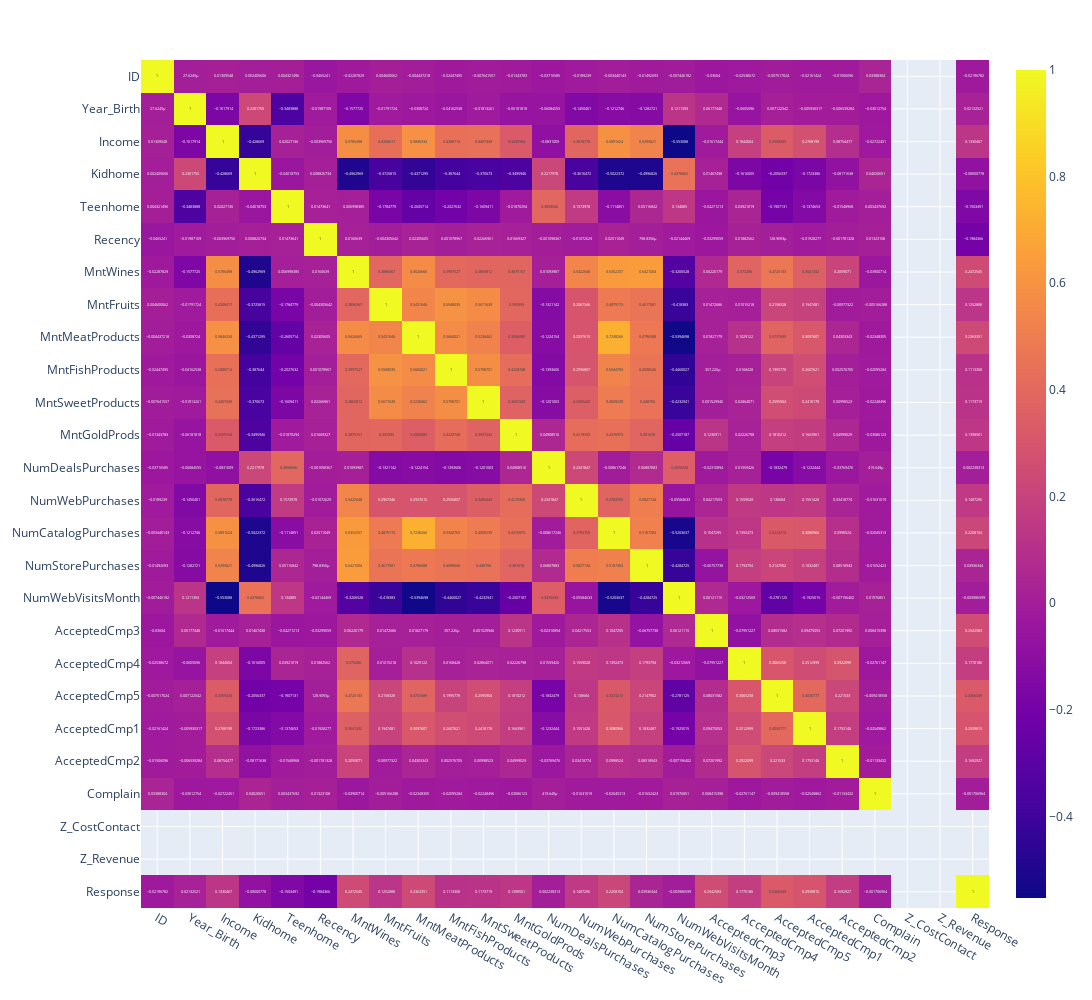

The notebook cell this image was saved under:
### Code cell
# Melihat korelasi dengan Heatmap
fig = px.imshow(df_corr, text_auto=True, aspect='Auto', width=1100, height=1000)
fig.show(renderer='jupyterlab')

### Figure 1 — Plotly figure (JSON) as saved in the notebook; plotly's stock layout.template omitted (floating-point values rounded to 4 significant figures; data arrays with more than 128 entries replaced by an {"elided": "..."} marker saying what was removed)
{"data": [{"coloraxis": "coloraxis", "hovertemplate": "x: %{x}<br>y: %{y}<br>color: %{z}<extra></extra>", "name": "0", "texttemplate": "%{z}", "type": "heatmap", "x": ["ID", "Year_Birth", "Income", "Kidhome", "Teenhome", "Recency", "MntWines", "MntFruits", "MntMeatProducts", "MntFishProducts", "MntSweetProducts", "MntGoldProds", "NumDealsPurchases", "NumWebPurchases", "NumCatalogPurchases", "NumStorePurchases", "NumWebVisitsMonth", "AcceptedCmp3", "AcceptedCmp4", "AcceptedCmp5", "AcceptedCmp1", "AcceptedCmp2", "Complain", "Z_CostContact", "Z_Revenue", "Response"], "xaxis": "x", "y": ["ID", "Year_Birth", "Income", "Kidhome", "Teenhome", "Recency", "MntWines", "MntFruits", "MntMeatProducts", "MntFishProducts", "MntSweetProducts", "MntGoldProds", "NumDealsPurchases", "NumWebPurchases", "NumCatalogPurchases", "NumStorePurchases", "NumWebVisitsMonth", "AcceptedCmp3", "AcceptedCmp4", "AcceptedCmp5", "AcceptedCmp1", "AcceptedCmp2", "Complain", "Z_CostContact", "Z_Revenue", "Response"], "yaxis": "y", "z": {"elided": "26x26 float values"}}], "layout": {"coloraxis": {"colorscale": [[0, "#0d0887"], [0.1111, "#46039f"], [0.2222, "#7201a8"], [0.3333, "#9c179e"], [0.4444, "#bd3786"], [0.5556, "#d8576b"], [0.6667, "#ed7953"], [0.7778, "#fb9f3a"], [0.8889, "#fdca26"], [1, "#f0f921"]]}, "height": 1000, "margin": {"t": 60}, "width": 1100, "xaxis": {"anchor": "y", "domain": [0, 1]}, "yaxis": {"anchor": "x", "autorange": "reversed", "domain": [0, 1]}}}
